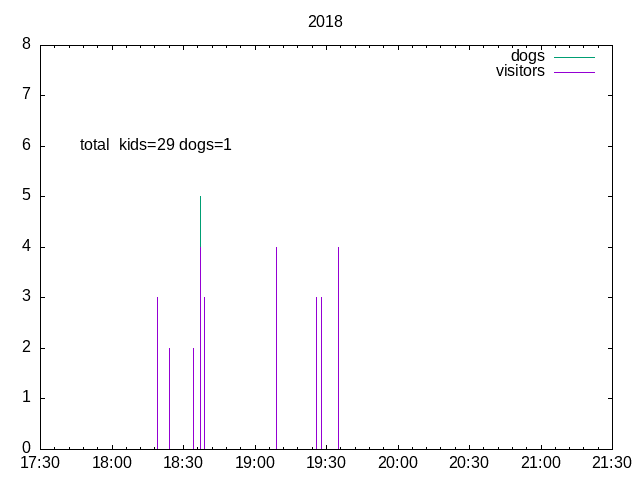

This chart was generated by the following gnuplot code:
set xdata time
set timefmt "%H:%M"
set xrange ["17:30":"21:30"]
set yrange [0:8]
set ytics 0,1
set format x "%H:%M"
set title '2018'
set terminal png
set output '2018.png'
set label 1 "total  kids=29 dogs=1" at 64000,6
plot '2018.dat' index 1 using 1:2 with impulses title 'dogs' lt 2, '2018.dat' index 0 using 1:2 with impulses title 'visitors' lt 1
